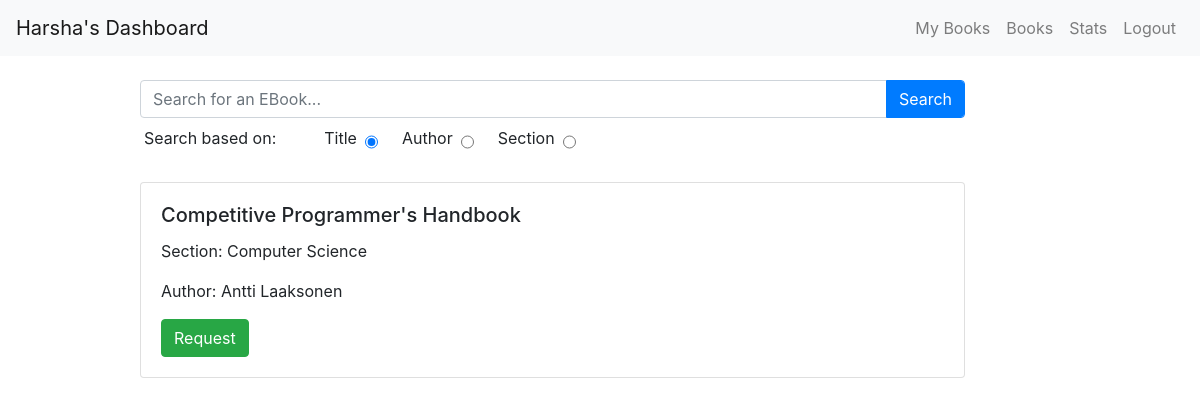
Screenshot of /user/Harsha/books with the database file from the repository.
### application/models.py (models this page shows)
class Ebook(db.Model):
	__tablename__ = 'ebook'
	ID = db.Column(db.Integer, primary_key=True, autoincrement = True)
	title = db.Column(db.String, nullable = False, unique = True)
	author = db.Column(db.String, nullable = False)
	content = db.Column(db.String, nullable = False)
	section = db.Column(db.String, db.ForeignKey(Section.title),nullable = False)
	issued_by = db.Column(db.String, db.ForeignKey(Librarian.username), nullable = False)
	issue_date = db.Column(db.String, nullable = False)

### application/views.py (the view)
@app.route("/user/<username>/books",methods=["GET","POST"])
def user_books(username):
    max_days_book_check()
    if request.method == "GET":
        search_text = request.args.get("search_text")
        search_type = request.args.get("search_type")
        books,req_list = getUserFilterBooks(username,search_text,search_type)
        return render_template("user_books.html",name=username,books=books,txt=(search_text if search_text else ''),search_type=search_type,reqs=req_list)

### application/controllers.py (called while the page is built)
def getUserFilterBooks(name,text,filter):
	books_not_owned = [obj.title for obj in getUserEbook().filter_by(has = 0,username=name).all()]
	if(text):
		if(filter == "section"):
			objs_filter = getEBook().filter(Ebook.section.ilike(f"%{text}%")).all()
		elif(filter == "author"):
			objs_filter = getEBook().filter(Ebook.author.ilike(f"%{text}%")).all()
		else:
			objs_filter = getEBook().filter(Ebook.title.ilike(f"%{text}%")).all()
	else:
		objs_filter = getEBook().all()
	book_objs = []
	for obj in objs_filter:
		if(obj.title in books_not_owned):
			book_objs.append(obj)
	reqs = [obj.title for obj in getRequests().filter_by(username=name)]
	return book_objs,reqs

def max_days_book_check():
	user_book = getUserEbook().all()
	today_date = datetime.today().date()
	date_format = "%Y-%m-%d"
	for obj in user_book:
		if(obj.has == 0):
			continue
		user_date = datetime.strptime(obj.date, date_format).date()
		days_had = today_date - user_date
		if(days_had.days > 7): #Max days a user can have a book is 7 days.
			obj.has =0
			obj.date = None
	commit_changes()

### application/models.py (called while the page is built)
def getEBook():
	return Ebook.query

def getRequests():
	return Request.query

def getUserEbook():
	return UserEbook.query

def commit_changes():
	db.session.commit()

### templates/user_books.html (shortened to what this page needs)
<!DOCTYPE html>
<html lang="en">
<head>
    <link href="https://maxcdn.bootstrapcdn.com/bootstrap/4.5.2/css/bootstrap.min.css" rel="stylesheet">
</head>
<body>
    <nav class="navbar navbar-expand-lg navbar-light bg-light">
        <div class="navbar-brand">
            {% if 's' == name[-1] %}
                {{ name }}' Dashboard
            {% else %}
                {{ name }}'s Dashboard
            {% endif %}
        </div>
        <div class="collapse navbar-collapse">
            <ul class="navbar-nav ml-auto">
                <li class="nav-item">
                    <a class="nav-link" href="/user/{{name}}/my_books">My Books</a>
                </li>
                <li class="nav-item">
                    <a class="nav-link" href="/user/{{name}}/books">Books</a>
                </li>
                <li class="nav-item">
                    <a class="nav-link" href="/user/{{name}}/stats">Stats</a>
                </li>
                <li class="nav-item">
                    <a class="nav-link" href="/logout">Logout</a>
                </li>
            </ul>
        </div>
    </nav>
    <div class="container mt-4">
        <div class="row">
            <div class="col-md-9 offset-md-1">
                <form action="/user/{{name}}/books" method="GET" class="mb-4">
                    <div class="input-group mb-2">
                        <input type="text" name="search_text" class="form-control" placeholder="Search for an EBook..." value="{{ txt }}">
                        <div class="input-group-append">
                            <button type="submit" class="form-control btn btn-primary">Search</button>
                        </div>
                    </div>
                    <div class="input-group mb-3 ml-1">
                        <label for="filter_type" class="mr-5">Search based on:</label>
                        <label for="title" class="mr-2">Title</label>
                        {% if search_type == "title" or search_type is none %}
                            <input type="radio" name="search_type" class="mr-4" id="title" value="title" checked>
                        {% else %}
                            <input type="radio" name="search_type" class="mr-4" id="title" value="title">
                        {% endif %}
                        <label for="author" class="mr-2">Author</label>
                        {% if search_type == "author" %}
                            <input type="radio" name="search_type" class="mr-4" id="author" value="author" checked>
                        {% else %}
                            <input type="radio" name="search_type" class="mr-4" id="author" value="author">
                        {% endif %}
                        <label for="section" class="mr-2">Section</label>
                        {% if search_type == "section" %}
                            <input type="radio" name="search_type" class="mr-4" id="section" value="section"  checked>
                        {% else %}
                            <input type="radio" name="search_type" class="mr-4" id="section" value="section">
                        {% endif %}
                    </div>
                </form>
            </div>
        </div>
        <div class="row">
            {% if books|length == 0 %}
                <h2 class="offset-md-1">No Books exist</h2>
            {% else %}
                {% for book in books %}
                    <div class="col-md-9 mb-4 offset-md-1">
                        <div class="card">
                            <div class="card-body">
                                <h5 class="card-title">{{ book.title }}</h5>
                                <p class="card-text">Section: {{ book.section }}</p>
                                <p class="card-text">Author: {{ book.author }}</p>
                                {% if book.title in reqs %}
                                    <button class="btn btn-info mr-2">Requested</button>
                                    <a href="/user/{{ name }}/books/{{ book.title }}/req" class="btn btn-danger ml-2">Undo</a>
                                {% else %}
                                    <a href="/user/{{ name }}/books/{{ book.title }}/req" class="btn btn-success mr-2">Request</a>
                                {% endif %}
                            </div>
                        </div>
                    </div>
                {% endfor %}
            {% endif %}
        </div>
    </div>
</body>
</html>

### rows the page displays
Ebook: title "Competitive Programmer's Handbook", section "Computer Science", author "Antti Laaksonen"

### other values shown
{{ name }} "Harsha"
